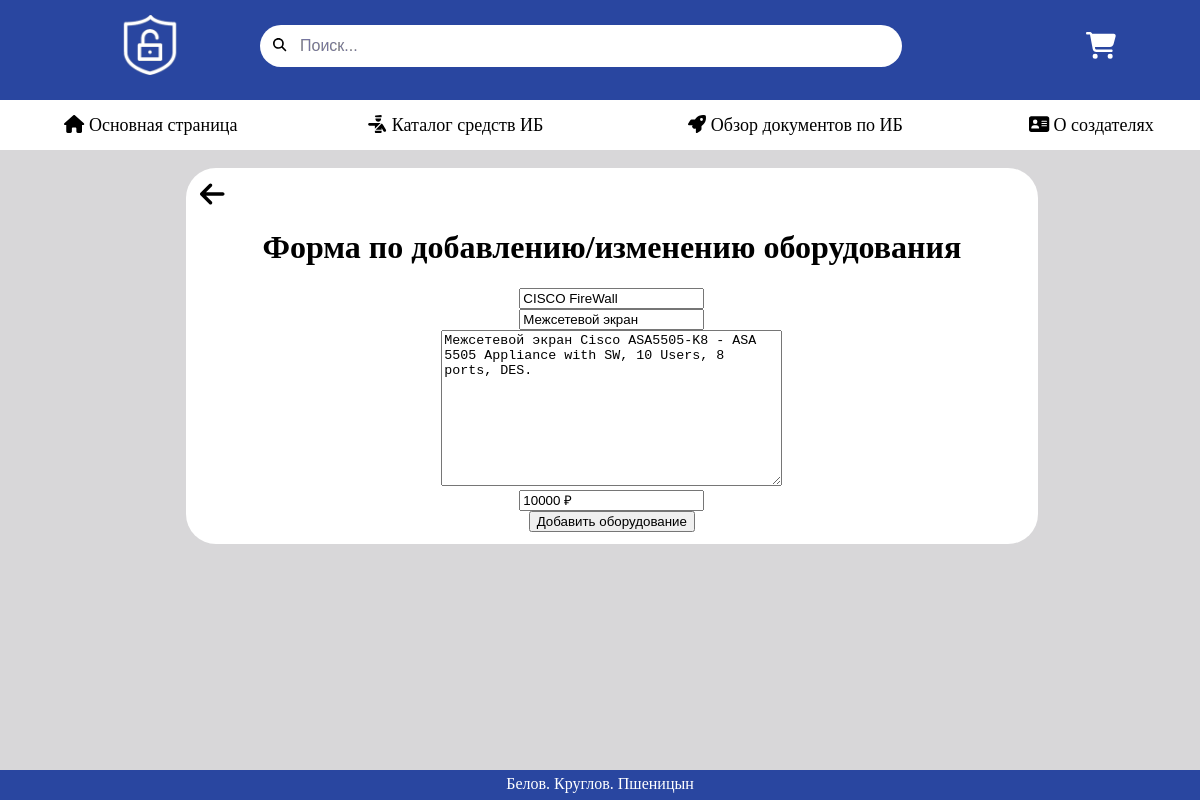
Page /calculator/8/update on the earlier database version.
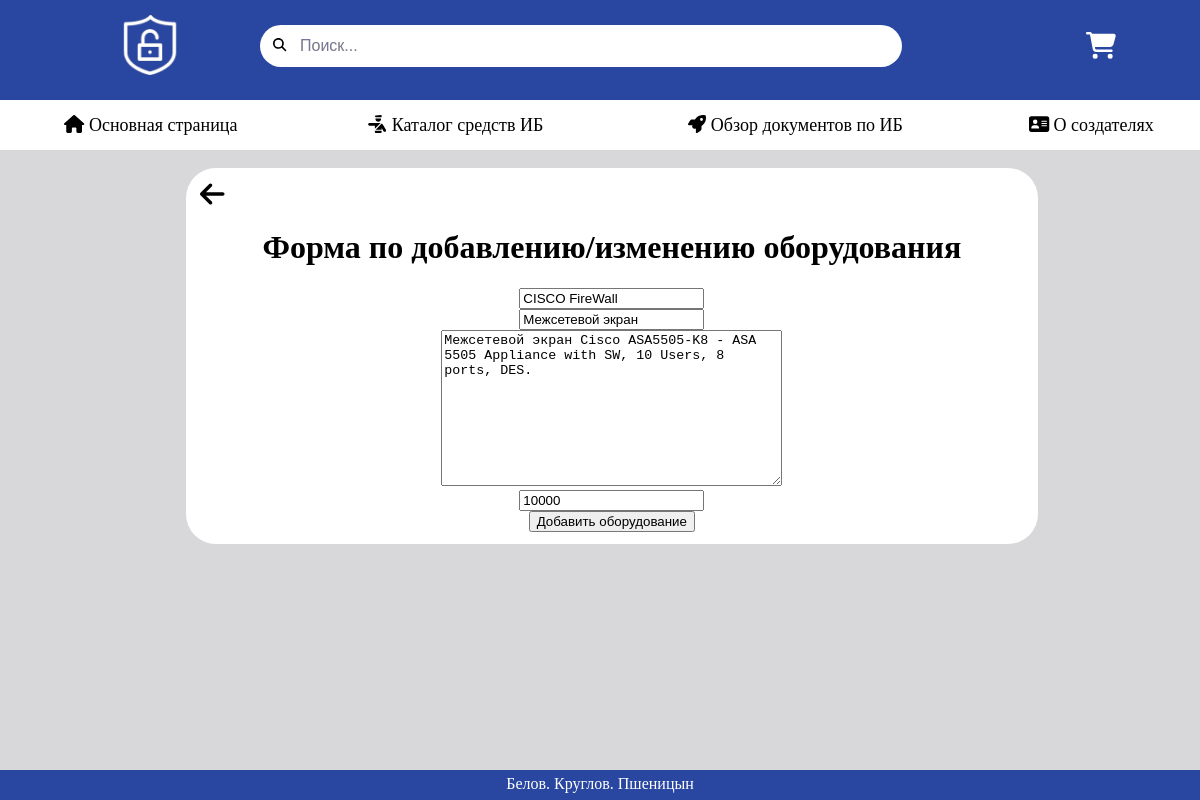
Same page on the later database version.
### calculator/models.py (models this page shows, shortened)
class Equipment(models.Model):
    model_img = models.ImageField(upload_to='img/', default="")
    title = models.CharField('Название', max_length=50)
    type = models.CharField('Вид оборудования', max_length=50)
    description = models.TextField('Описание')
    cost = models.CharField('Цена', max_length=50)
    class Meta:
        verbose_name = 'Equipment'
        verbose_name_plural = 'Equipments'

### calculator/views.py (the view)
# urls.py: path('<int:pk>/update', views.CalculatorUpdateView.as_view(), name='update_equipment'),
class CalculatorUpdateView(UpdateView):
    model = Equipment
    template_name = 'calculator/create.html'
    form_class = EquipmentForm

### calculator/forms.py
class EquipmentForm(ModelForm):
    class Meta:
        model = Equipment
        fields = ['id', 'title', 'type', 'description', 'cost']
        widgets = {
            "title": TextInput(attrs={
                'class': 'form-control',
                'placeholder': "Название"
            }),
            "type": TextInput(attrs={
                'class': 'form-control',
                'placeholder': "Тип"
            }),
            "description": Textarea(attrs={
                'class': 'form-control',
                'placeholder': "Описание"
            }),
            "cost": TextInput(attrs={
                'class': 'form-control',
                'placeholder': "Стоимость"
            }),
        }

### calculator/templates/calculator/create.html (shortened to what this page needs)
{% extends 'main/layout.html' %}
{% load static %}
{% block body_content %}
<div class="features">
    <div class="btn_back">
        <a href="#" onclick="history.back();return false;" class="history-back"><i class="fa-solid fa-arrow-left fa-2xl" style="color: #000000;"></i></a>
    </div>
    <div class="title_all">
        <h1>Форма по добавлению/изменению оборудования</h1>
    </div>
    <br>
    <form method="post">
        {{ form.title }}<br>
        {{ form.type }}<br>
        {{ form.description }}<br>
        {{ form.cost }}<br>
        <button class="btn btn-success" type="submit">Добавить оборудование</button>
        <br>
    </form>
</div>
{% endblock %}

Differences in the rows shown:
changed Equipment "CISCO FireWall": cost "10000 ₽" → "10000"
